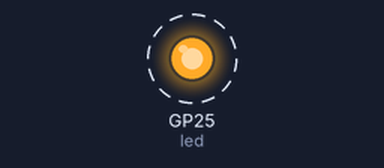
The program below on a simulated Raspberry Pi Pico running CircuitPython. On the bench: output pins drawn as LEDs (lit = HIGH). Dashed ring = blinking.

Above: at 0.12 s.
Timing chart, 0 to 3.0 s (numbered marks = the images above):
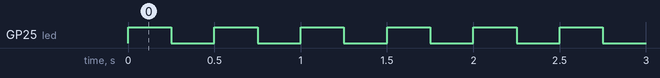

The program:

main.py
```python
import time
import board
import digitalio

led = digitalio.DigitalInOut(board.GP25)
led.direction = digitalio.Direction.OUTPUT

while True:
    led.value = True
    time.sleep(0.25)
    led.value = False
    time.sleep(0.25)
```

Measured:
- by itself, GP25 (led): alternates HIGH for 0.25 s and LOW for 0.25 s
